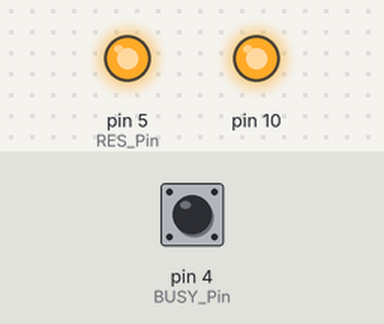
A sketch run on a simulated Arduino Uno, built with avr-gcc and run on an emulated ATmega328P. On the bench: output pins drawn as LEDs (lit = HIGH). Inputs (shaded band) come from the test bench; at power-on: pin 4 (BUSY_Pin) LOW. Pins used as bus, display or sensor lines are not drawn.

Above: at 1.2 s.
1.3 s: pin 4 (BUSY_Pin) pulsed HIGH 2 times (0.12 s each, 0.3 s apart)
Timing chart, 0 to 6.1 s (numbered marks = the images above; inputs shaded):
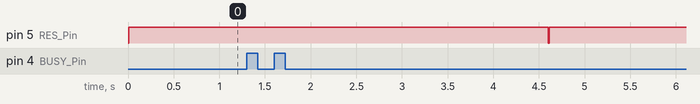

Measured:
- after the input at 1.3 s, pin 5 (RES_Pin): HIGH → LOW after 3.3 s, → HIGH 0.01 s later

The sketch:

GDEW027W3_Arduino.ino
```cpp
#include <SPI.h>
#include"Ap_29demo.h"
//IO settings
int BUSY_Pin = 4;
int RES_Pin = 5;
int DC_Pin = 6;
int CS_Pin = 7;

#define EPD_W21_CS_0 digitalWrite(CS_Pin,LOW)
#define EPD_W21_CS_1 digitalWrite(CS_Pin,HIGH)
#define EPD_W21_DC_0  digitalWrite(DC_Pin,LOW)
#define EPD_W21_DC_1  digitalWrite(DC_Pin,HIGH)
#define EPD_W21_RST_0 digitalWrite(RES_Pin,LOW)
#define EPD_W21_RST_1 digitalWrite(RES_Pin,HIGH)
#define isEPD_W21_BUSY digitalRead(BUSY_Pin)
////////FUNCTION//////
void DELAY_100nS(unsigned int delaytime);
void driver_delay_us(unsigned int xus);
void driver_delay_xms(unsigned long xms);
void DELAY_S(unsigned int delaytime);
void SPI_Delay(unsigned char xrate);
void SPI_Write(unsigned char value);
void EPD_W21_WriteDATA(unsigned char command);
void EPD_W21_WriteCMD(unsigned char command);
//EPD
void EPD_W21_Init(void);
void EPD_init(void);
void PIC_display1(void);
void PIC_display2(void);
void EPD_sleep(void);
void EPD_refresh(void);
void lcd_chkstatus(void);
void PIC_display_Clean(void);
unsigned char HRES,VRES_byte1,VRES_byte2;
void setup() {
   pinMode(BUSY_Pin, INPUT);
   pinMode(RES_Pin, OUTPUT);
   pinMode(DC_Pin, OUTPUT);
   pinMode(CS_Pin, OUTPUT);
   //SPI
   SPI.beginTransaction(SPISettings(10000000, MSBFIRST, SPI_MODE0));
   SPI.begin ();
}

//Tips//
/*When the electronic paper is refreshed in full screen, the picture flicker is a normal phenomenon, and the main function is to clear the display afterimage in the previous picture.
  When the local refresh is performed, the screen does not flash.*/
/*When you need to transplant the driver, you only need to change the corresponding IO. The BUSY pin is the input mode and the others are the output mode. */


void loop() {
  while(1)
  {
    //PICTURE1
    EPD_init(); //EPD init
    PIC_display1();
    EPD_refresh();//EPD_refresh
    EPD_sleep();//EPD_sleep,Sleep instruction is necessary, please do not delete!!!
    delay(3000);

    //PICTURE2
     EPD_init(); //EPD init
    PIC_display2();
    EPD_refresh();//EPD_refresh
    EPD_sleep();//EPD_sleep,Sleep instruction is necessary, please do not delete!!!
    delay(3000);

    //PICTURE Clean
     EPD_init(); //EPD init
    PIC_display_Clean();
    EPD_refresh();//EPD_refresh
    EPD_sleep();//EPD_sleep,Sleep instruction is necessary, please do not delete!!!
    while(1);

  }
}


///////////////////EXTERNAL FUNCTION////////////////////////////////////////////////////////////////////////
//////////////////////SPI///////////////////////////////////
void SPI_Write(unsigned char value)
{
  SPI.transfer(value);
}

void EPD_W21_WriteCMD(unsigned char command)
{
  EPD_W21_CS_0;
  EPD_W21_DC_0;   // command write
  SPI_Write(command);
  EPD_W21_CS_1;
}
void EPD_W21_WriteDATA(unsigned char command)
{
  EPD_W21_CS_0;
  EPD_W21_DC_1;   // command write
  SPI_Write(command);
  EPD_W21_CS_1;
}


/////////////////EPD settings Functions/////////////////////
void EPD_W21_Init(void)
{
  EPD_W21_RST_0;    // Module reset
  delay(10); //At least 10ms
  EPD_W21_RST_1;
  delay(10);
}
void EPD_init(void)
{
    EPD_W21_Init(); //Electronic paper IC reset

    EPD_W21_WriteCMD(0x06);         //boost soft start
    EPD_W21_WriteDATA (0x17);   //A
    EPD_W21_WriteDATA (0x17);   //B
    EPD_W21_WriteDATA (0x17);   //C

    EPD_W21_WriteCMD(0x04);  //Power on
    lcd_chkstatus();        //waiting for the electronic paper IC to release the idle signal

    EPD_W21_WriteCMD(0x00);     //panel setting
    EPD_W21_WriteDATA(0x1f);    //LUT from OTP£¬128x296
    EPD_W21_WriteCMD(0x0d);     //VCOM to 0V fast

    EPD_W21_WriteCMD(0x16);
    EPD_W21_WriteDATA(0x00);        //KW-BF   KWR-AF  BWROTP 0f

    EPD_W21_WriteCMD(0xF8);         //boostÉè¶¨
    EPD_W21_WriteDATA (0x60);
    EPD_W21_WriteDATA(0xa5);

    EPD_W21_WriteCMD(0xF8);         //boostÉè¶¨
    EPD_W21_WriteDATA (0x73);
    EPD_W21_WriteDATA (0x23);

    EPD_W21_WriteCMD(0xF8);         //boostÉè¶¨
    EPD_W21_WriteDATA (0x7C);
    EPD_W21_WriteDATA(0x00);

    EPD_W21_WriteCMD(0X50);
    EPD_W21_WriteDATA(0x97);    //WBmode:VBDF 17|D7 VBDW 97 VBDB 57   WBRmode:VBDF F7 VBDW 77 VBDB 37  VBDR B7

}
void EPD_refresh(void)
{
    EPD_W21_WriteCMD(0x12);     //DISPLAY REFRESH
    delay(10);          //!!!The delay here is necessary, 200uS at least!!!
    lcd_chkstatus();
}
void EPD_sleep(void)
{
    EPD_W21_WriteCMD(0X50);  //VCOM AND DATA INTERVAL SETTING
    EPD_W21_WriteDATA(0xf7);

    EPD_W21_WriteCMD(0X07);   //deep sleep
    EPD_W21_WriteDATA(0xA5);
}


void PIC_display1(void)
{
    unsigned int i;
    EPD_W21_WriteCMD(0x10);        //Transfer old data
    for(i=0;i<5808;i++)
  {
    EPD_W21_WriteDATA(0xff);
  }

    EPD_W21_WriteCMD(0x13);        //Transfer new data
    for(i=0;i<5808;i++)
    {
     EPD_W21_WriteDATA(pgm_read_byte(&gImage_1[i]));
    }

}
void PIC_display2(void)
{
    unsigned int i;
    EPD_W21_WriteCMD(0x10);        //Transfer old data
    for(i=0;i<5808;i++)
    EPD_W21_WriteDATA(0xff);

    EPD_W21_WriteCMD(0x13);        //Transfer new data
    for(i=0;i<5808;i++)
     EPD_W21_WriteDATA(pgm_read_byte(&gImage_2[i]));

}
void PIC_display_Clean(void)
{
    unsigned int i;
    EPD_W21_WriteCMD(0x10);        //Transfer old data
    for(i=0;i<5808;i++)
  {
    EPD_W21_WriteDATA(0xff);
  }

    EPD_W21_WriteCMD(0x13);        //Transfer new data
    for(i=0;i<5808;i++)
  {
    EPD_W21_WriteDATA(0xff);
  }
}
void lcd_chkstatus(void)
{
   while(1)
  {   //=0 BUSY
     if(isEPD_W21_BUSY==1) break;
  }
}
///////////////////////END////////////////////////////////////
```

Source omitted: Ap_29demo.h (data table, 59061 bytes)
